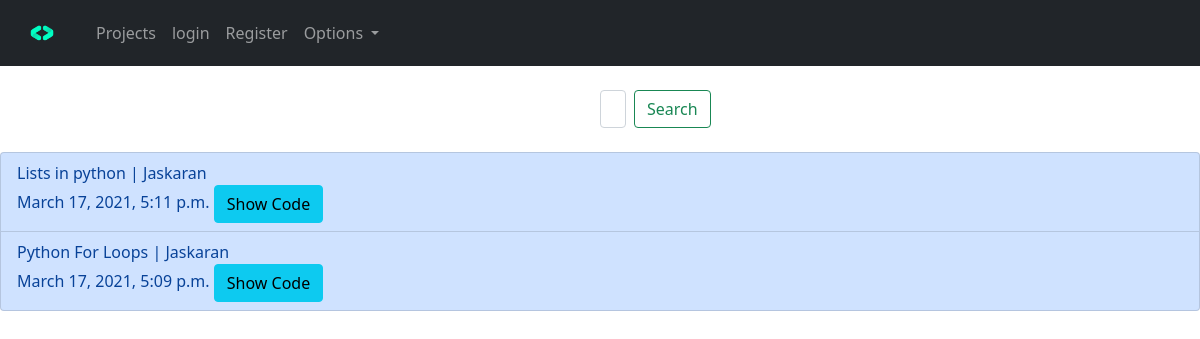
The page /posts on the database its author committed.
### repo/models.py (models this page shows, shortened)
class Post(models.Model):
    titel=models.CharField(max_length=50)
    datetime=models.DateTimeField(default=timezone.now)
    author=models.CharField(max_length=30)
    description=models.TextField()
    code=models.TextField()

### repo/views.py (the view)
# urls.py: path('posts',views.PostView.as_view(),name="posts"),
class PostView(ListView):
    model =Post
    template_name ="posts.html"
    ordering=['-id']

### repo/templates/posts.html
{% extends 'base.html' %}
{% block content %}
<br>
<form class="d-flex" style="padding-left: 600px; padding-right: 600px;" method="POST">
        <input class="form-control me-2" type="search" placeholder="Search" aria-label="Search" name="search">
        <button class="btn btn-outline-success" type="submit">Search</button>
</form>
<br>
<ul class="list-group">
    {% for post in object_list %}
    <li class="list-group-item list-group-item-primary">{{post.titel}}   |   {{post.author}}<br>
    {{post.datetime}}
    <a href="{% url 'view_post' post.pk %}" class="btn btn-info" role="button">Show Code</a>
    </li>
    {% endfor %}
</ul>
{% endblock %}

### repo/templates/base.html (shortened to what this page needs)
{% load static %}
<!doctype html>
<html lang="en">
  <head>
    <link href="https://cdn.jsdelivr.net/npm/bootstrap@5.0.0-beta2/dist/css/bootstrap.min.css" rel="stylesheet">
  </head>
  <body>
    <nav class="navbar navbar-expand-lg navbar-dark bg-dark">
        <div class="container-fluid">
          <a class="navbar-brand" href="{% url 'home' %}"><img src="{% static 'home.png' %}" alt="logo pic" width="60px" height="40px"></a>
          <div class="collapse navbar-collapse" id="navbarSupportedContent">
            <ul class="navbar-nav me-auto mb-2 mb-lg-0">
              <li class="nav-item">
                <a class="nav-link " aria-current="page" href="{% url 'posts' %}">Projects</a>
              </li>
              {% if user.is_authenticated %}
              <li class="nav-item">
                <a class="nav-link " aria-current="page" href="{% url 'logout' %}">logout</a>
              </li>
              {% else %}
              <li class="nav-item">
                <a class="nav-link " aria-current="page" href="{% url 'login' %}">login</a>
              </li>
              <li class="nav-item">
                <a class="nav-link " aria-current="page" href="{% url 'register' %}">Register</a>
              </li>
              {% endif %}
              <li class="nav-item dropdown">
                <a class="nav-link dropdown-toggle" href="#" id="navbarDropdown" role="button" data-bs-toggle="dropdown" aria-expanded="false">
                  Options
                </a>
              </li>
            </ul>
          </div>
        </div>
      </nav>
    {% block content %}
    {% endblock %}
  </body>
</html>

### rows shown on the page
Post: titel "Lists in python", author "Jaskaran", datetime "March 17, 2021, 5:11 p.m."
Post: titel "Python For Loops", author "Jaskaran", datetime "March 17, 2021, 5:09 p.m."
